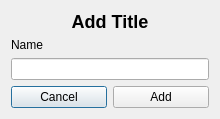
<?xml version="1.0" encoding="UTF-8"?>
<ui version="4.0">
 <class>AddTypeSystemDialog</class>
 <widget class="QDialog" name="AddTypeSystemDialog">
  <property name="geometry">
   <rect>
    <x>0</x>
    <y>0</y>
    <width>220</width>
    <height>115</height>
   </rect>
  </property>
  <property name="windowTitle">
   <string>Dialog</string>
  </property>
  <layout class="QVBoxLayout" name="verticalLayout">
   <item>
    <widget class="QLabel" name="windowHeader">
     <property name="text">
      <string>&lt;html&gt;&lt;head/&gt;&lt;body&gt;&lt;p&gt;&lt;span style=&quot; font-size:x-large; font-weight:600;&quot;&gt;Add Title&lt;/span&gt;&lt;/p&gt;&lt;/body&gt;&lt;/html&gt;</string>
     </property>
     <property name="alignment">
      <set>Qt::AlignCenter</set>
     </property>
    </widget>
   </item>
   <item>
    <widget class="QLabel" name="label_2">
     <property name="text">
      <string>Name</string>
     </property>
    </widget>
   </item>
   <item>
    <widget class="QLineEdit" name="nameField"/>
   </item>
   <item>
    <layout class="QHBoxLayout" name="horizontalLayout">
     <item>
      <widget class="QPushButton" name="cancelButton">
       <property name="text">
        <string>Cancel</string>
       </property>
       <property name="default">
        <bool>true</bool>
       </property>
      </widget>
     </item>
     <item>
      <widget class="QPushButton" name="addButton">
       <property name="text">
        <string>Add</string>
       </property>
      </widget>
     </item>
    </layout>
   </item>
  </layout>
 </widget>
 <resources/>
 <connections/>
</ui>
